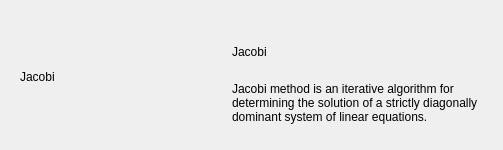
<?xml version="1.0" encoding="UTF-8"?>
<ui version="4.0">
 <class>TomPushButton</class>
 <widget class="QWidget" name="TomPushButton">
  <property name="geometry">
   <rect>
    <x>0</x>
    <y>0</y>
    <width>503</width>
    <height>150</height>
   </rect>
  </property>
  <property name="minimumSize">
   <size>
    <width>503</width>
    <height>150</height>
   </size>
  </property>
  <property name="maximumSize">
   <size>
    <width>503</width>
    <height>150</height>
   </size>
  </property>
  <property name="windowTitle">
   <string>Form</string>
  </property>
  <property name="styleSheet">
   <string notr="true">
/*
TOM PushButton
TOM = Table of Methods
*/

[objectName = &quot;TomPushButton&quot;] {
	
	background: white;
	
}

[objectName = &quot;logo_label&quot;] {
	
	min-width: 70px;
	min-height: 70px;
	max-width: 70px;
	max-height: 70px;
	border-radius: 35px;
	border: 1px solid rgb(49,18,22);
	text-align: center;
	color: white;
	background-color: rgba(49,18,22,0.8);
	font-size: 20pt;
	font-family: &quot;Kunstler Script&quot;;
}

[objectName = &quot;methodName_label&quot;] {
	
	font-size: 24pt;
	font-family: &quot;Gabriola&quot;;
	color: rgb(49, 18, 22);
}

[objectName = &quot;methodDescription_label&quot;]{
	
	
}

[objectName = &quot;widget&quot;]{
	
	background-color: white;
	border: 1px solid silver;
	border-radius: 15px;
}

[objectName = &quot;widget&quot;]:hover {
	
	border-color: rgb(49,18,22);
	border-width: 2px;
}</string>
  </property>
  <layout class="QVBoxLayout" name="verticalLayout">
   <item>
    <widget class="QWidget" name="widget" native="true">
     <property name="minimumSize">
      <size>
       <width>485</width>
       <height>132</height>
      </size>
     </property>
     <property name="maximumSize">
      <size>
       <width>485</width>
       <height>132</height>
      </size>
     </property>
     <property name="styleSheet">
      <string notr="true"/>
     </property>
     <layout class="QHBoxLayout" name="horizontalLayout_2">
      <item>
       <layout class="QHBoxLayout" name="horizontalLayout">
        <item>
         <widget class="QLabel" name="logo_label">
          <property name="text">
           <string>Jacobi</string>
          </property>
         </widget>
        </item>
        <item>
         <widget class="QWidget" name="widget_2" native="true">
          <layout class="QVBoxLayout" name="verticalLayout_2">
           <item>
            <widget class="QLabel" name="methodName_label">
             <property name="text">
              <string>Jacobi</string>
             </property>
            </widget>
           </item>
           <item>
            <widget class="QLabel" name="methodDescription_label">
             <property name="text">
              <string>Jacobi method is an iterative algorithm for determining the solution of a strictly diagonally dominant system of linear equations.</string>
             </property>
             <property name="wordWrap">
              <bool>true</bool>
             </property>
            </widget>
           </item>
          </layout>
         </widget>
        </item>
       </layout>
      </item>
     </layout>
    </widget>
   </item>
  </layout>
 </widget>
 <resources/>
 <connections/>
</ui>
